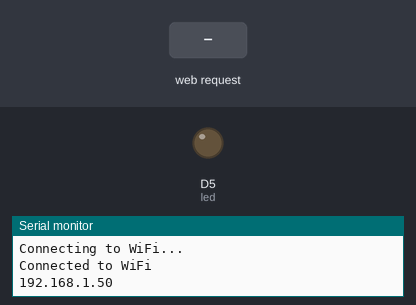
Simulated run of this sketch. Board: ESP8266 (NodeMCU). Shown: output pins drawn as LEDs (lit = HIGH), the last lines printed to the serial monitor. The test bench sets the inputs (shaded band). WiFi joins after 1.5 s; servers stay silent unless stated.

Above: at 3.2 s.
3.3 s: HTTP request GET /ledOn received
At 4.5 s:
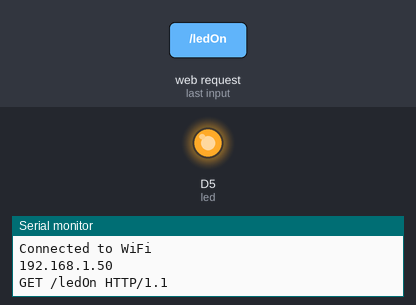
4.8 s: HTTP request GET /ledOff received
At 5.9 s:
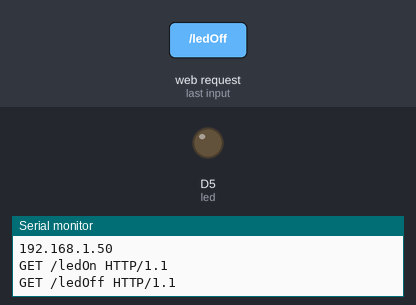
Timing chart, 0 to 7.8 s (numbered marks = the images above; inputs shaded):
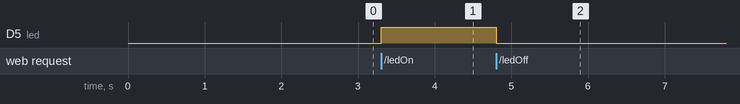

The sketch:

onoffled.ino
```cpp
#include <ESP8266WiFi.h>
WiFiClient client;
WiFiServer server(80);
#define led D5

const char *ssid = "Lenovo";
const char *password = "12345678";

void setup() {
  Serial.begin(115200);
  delay(10);
  pinMode(led,OUTPUT);

  // Connect to WiFi
  WiFi.begin(ssid, password);
  while (WiFi.status() != WL_CONNECTED) {
    delay(1000);
    Serial.println("Connecting to WiFi...");
  }

  Serial.println("Connected to WiFi");
  Serial.println(WiFi.localIP());
  server.begin();
}

void loop() {
  // Your code here
  client=server.available();
  if(client==1){
    String request=client.readStringUntil('\n');
    Serial.println(request);
    request.trim();
    if(request=="GET /ledOn HTTP/1.1"){
      digitalWrite(led,HIGH);
    }
    if (request=="GET /ledOff HTTP/1.1"){
      digitalWrite(led,LOW);
    }
  }
}
```

Measured:
- after the input at 3.3 s, D5 (led): LOW → HIGH at once
- after the input at 4.8 s, D5 (led): HIGH → LOW at once
